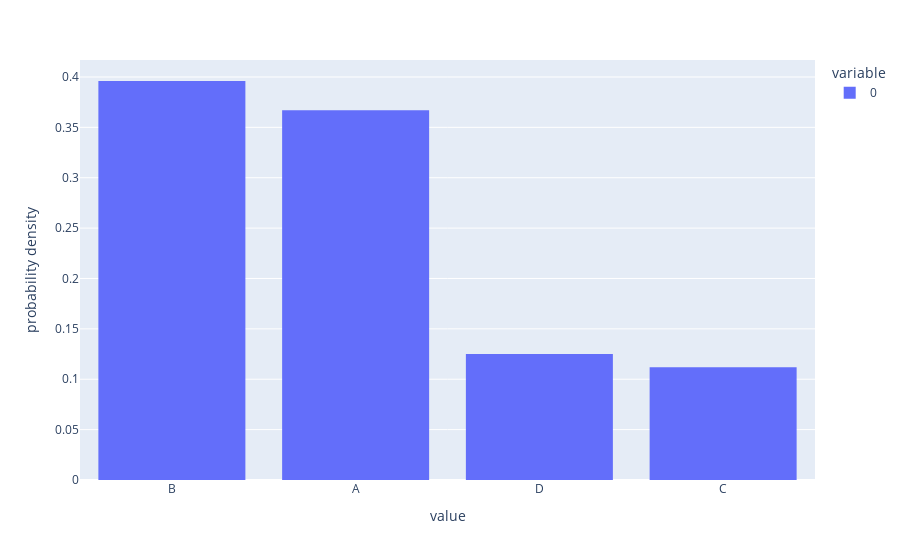

Notebook code cell kept with this figure:
### Code cell
def get_a_random_distribution(n : int):
    """genere une distribution de probabilité a support fini."""
    substrat=[]
    for k in range(n):
        if (k==n-1) and (substrat!=[]):
            substrat.append(1-sum(substrat))
        else:
            substrat.append(np.random.uniform(0,1-sum(substrat)))
    return substrat
class Chaine_Markovienne():
    def __init__(self, states : tuple, mu_zero : (float), transitions : [[float]]):
        """Chaine_Markovienne modélise une chaine de markov a support fini.
        States est un tuple contenant tous les etats de la chaine.
        mu_zero (un tuple) est la distribution a support fini de la loi de X0.
        transitions la matrice de transition.
        o(n)
        """
        assert len(states) !=0, "Chaine sans états"
        self.states = states
        self.mu_zero = walkerTable(distribution=mu_zero,distribution_values=self.states)
        self.state = self.mu_zero.run()
        self.round = 0
        self.transitions = transitions
        self.transitions_walker_table = [walkerTable(distribution=line,distribution_values=self.states) for line in self.transitions]
        pass
    def run(self, rounds : int):
        """Simule la trajectoire d'une chaine de markov avec un temps d'arret discret T = rounds"""
        for i in range(rounds):
            self.state = self.transitions_walker_table[self.states.index(self.state)].run()   #!!!!!!! possibilité d'amélioration, l'index est couteux!!!!
            self.round = self.round + 1
        return self.state
    def __repr__(self):
        txt = "\n"
        for k in self.transitions:
            txt = txt + "||"
            for i in range(len(k)):
                txt = txt + " " + str(k[i] + 0.0000000001)[:4] + " |"
            txt = txt + "|\n"
        return "current state : " + str(self.state) + txt
    def __str__(self):
        txt = "\n"
        for k in self.transitions:
            txt = txt + "||"
            for i in range(len(k)):
                txt = txt + " " + str(k[i] + 0.0000000001)[:4] + " |"
            txt = txt + "|\n"
        return "current state : " + str(self.state) + txt
    def reinit(self):
        self.state = self.mu_zero.run()
        self.round = 0
        pass
    def empiricLikelihood(self, n=1000):
        """Affiche l'histogramme de notre distribution pour n simmulation"""
        assert n != 0, "distribution non spécifiée"
        fig = px.histogram([self.run(rounds=1000) for k in range(n)], histnorm='probability density')
        fig.show()
test1 = Chaine_Markovienne(states=("A","B","C","D"),
                         mu_zero=get_a_random_distribution(4),
                         transitions=[get_a_random_distribution(4) for i in range(4)])
print(test1)
test1.empiricLikelihood()

### Figure 1 — Plotly figure (JSON) as saved in the notebook; plotly's stock layout.template omitted (floating-point values rounded to 4 significant figures; data arrays with more than 128 entries replaced by an {"elided": "..."} marker saying what was removed)
{"data": [{"bingroup": "x", "histnorm": "probability density", "hovertemplate": "variable=0<br>value=%{x}<br>probability density=%{y}<extra></extra>", "legendgroup": "0", "marker": {"color": "#636efa", "pattern": {"shape": ""}}, "name": "0", "orientation": "v", "showlegend": true, "type": "histogram", "x": {"elided": "1000 str values"}, "xaxis": "x", "yaxis": "y"}], "layout": {"barmode": "relative", "legend": {"title": {"text": "variable"}, "tracegroupgap": 0}, "margin": {"t": 60}, "xaxis": {"anchor": "y", "domain": [0, 1], "title": {"text": "value"}}, "yaxis": {"anchor": "x", "domain": [0, 1], "title": {"text": "probability density"}}}}
